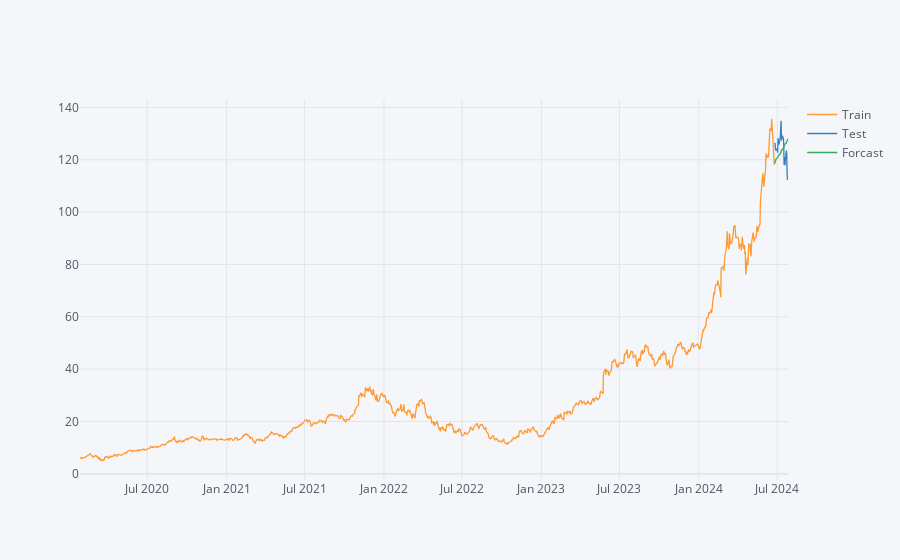

The code cell stored with this chart in its notebook:
### Markdown cell above
Residuals Plot:
Ideally, residuals should fluctuate around zero with no clear pattern or trend. Any systematic patterns might indicate that the model is missing some information or needs adjustment.

Autocorrelation Function (ACF) Plot:
Significant autocorrelation at certain lags suggests that the residuals are not independent. This could indicate that the model may benefit from including additional lagged terms or that the model order (p, q, P, Q) needs adjustment.

Histogram of Residuals:
Residuals should ideally follow a normal distribution centered around zero. Skewness or heavy tails in the histogram might suggest non-normality, indicating potential issues with the model’s assumptions or the need for a different error distribution.

QQ Plot (Quantile-Quantile Plot):
Points should approximately follow the diagonal line. Deviations from the line suggest departures from normality. Significant deviations might indicate that the residuals are not normally distributed, affecting the reliability of statistical inference.

If the residuals plot shows random scattering around zero, ACF plot shows no significant autocorrelation, histogram shows a bell-shaped curve, and QQ plot shows points close to the diagonal line, it indicates that the SARIMAX model adequately captures the patterns in the data.

### Code cell
# Define train and test size
train_size = int(len(stocks[sto, 'Close']) * 0.98)
train, test = stocks[sto, 'Close'][:train_size], stocks[sto, 'Close'][train_size:]

# Fit the SARIMAX model on training data
train_model = SARIMAX(train, order=(2, 2, 1), seasonal_order=(0, 0, 0, 0))
train_results = train_model.fit()

# Forecast the test data
forecast = train_results.get_forecast(steps=len(test))
forecasted_values = forecast.predicted_mean
confidence_intervals = forecast.conf_int()

# Set forecast index to match the test period
forecasted_values.index = test.index
confidence_intervals.index = test.index

# Plot forcast
pd.concat([train,test,forecasted_values],axis=1,keys=['Train','Test','Forcast']).iplot()

### Figure 1 — Plotly figure (JSON) as saved in the notebook; plotly's stock layout.template omitted (floating-point values rounded to 4 significant figures; data arrays with more than 128 entries replaced by an {"elided": "..."} marker saying what was removed)
{"data": [{"line": {"color": "rgba(255, 153, 51, 1.0)", "dash": "solid", "shape": "linear", "width": 1.3}, "mode": "lines", "name": "Train", "text": "", "type": "scatter", "x": {"elided": "1133 str values"}, "y": {"elided": "1133 mixed values"}}, {"line": {"color": "rgba(55, 128, 191, 1.0)", "dash": "solid", "shape": "linear", "width": 1.3}, "mode": "lines", "name": "Test", "text": "", "type": "scatter", "x": {"elided": "1133 str values"}, "y": {"elided": "1133 mixed values"}}, {"line": {"color": "rgba(50, 171, 96, 1.0)", "dash": "solid", "shape": "linear", "width": 1.3}, "mode": "lines", "name": "Forcast", "text": "", "type": "scatter", "x": {"elided": "1133 str values"}, "y": {"elided": "1133 mixed values"}}], "layout": {"legend": {"bgcolor": "#F5F6F9", "font": {"color": "#4D5663"}}, "paper_bgcolor": "#F5F6F9", "plot_bgcolor": "#F5F6F9", "title": {"font": {"color": "#4D5663"}}, "xaxis": {"gridcolor": "#E1E5ED", "showgrid": true, "tickfont": {"color": "#4D5663"}, "title": {"font": {"color": "#4D5663"}, "text": ""}, "zerolinecolor": "#E1E5ED"}, "yaxis": {"gridcolor": "#E1E5ED", "showgrid": true, "tickfont": {"color": "#4D5663"}, "title": {"font": {"color": "#4D5663"}, "text": ""}, "zerolinecolor": "#E1E5ED"}}}
